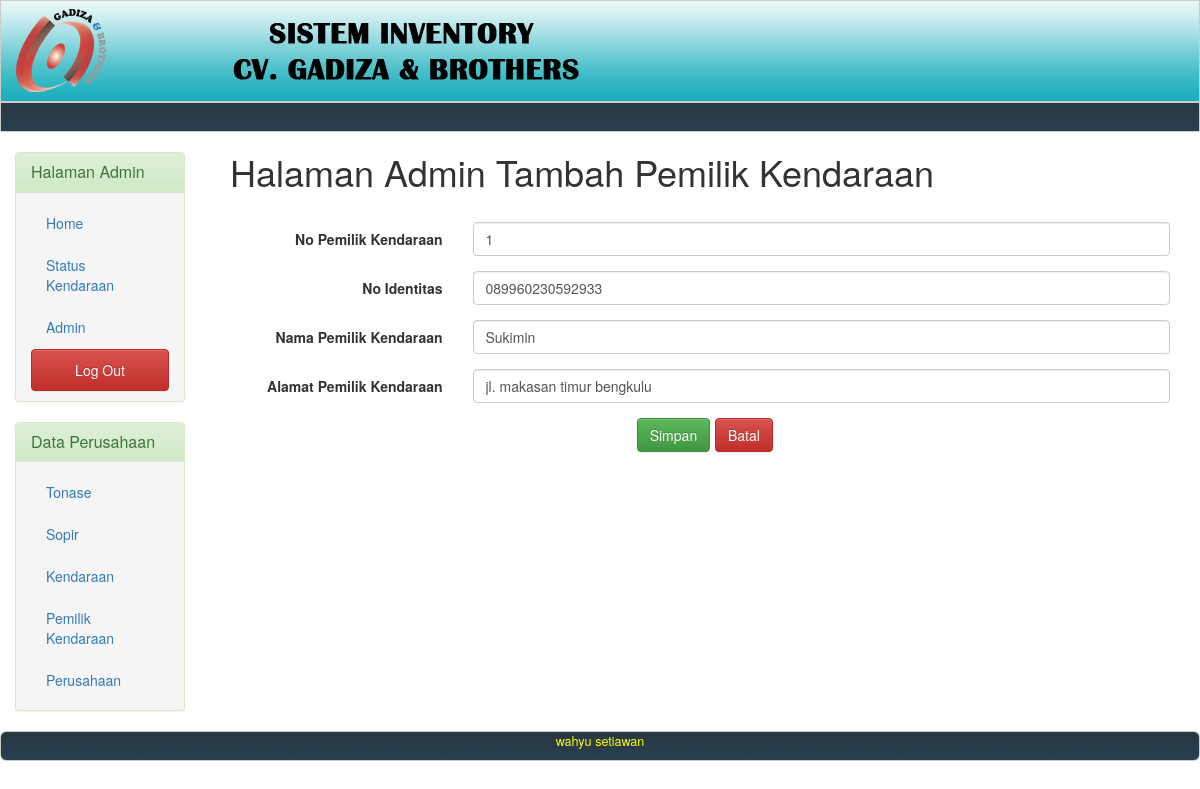
Page /index.php?page=pemilikmobil&act=edit&id=1 (signed in) on the committed database.
### tables this page shows
CREATE TABLE IF NOT EXISTS `pemilikkendaraan` (
  `id` int(11) NOT NULL,
  `no_identitas` varchar(50) DEFAULT NULL,
  `nama_pemilik` varchar(50) DEFAULT NULL,
  `alamat_pemilik` varchar(50) DEFAULT NULL
);

### control/pemilikkendaraan.php (called while the page is built, shortened)
<?php
function ambilPemilikKendaraan($id) {
    $data = mysql_query("select * from pemilikkendaraan where id = " . $id . "") or exit(mysql_error());
    $return = mysql_fetch_assoc($data);
    return $return;
}

### page/pemilikkendaraan/editPemilikKendaraan.php (the view, shortened to what this page needs)
<div class="col-md-12">
    <h1>Halaman Admin Tambah Pemilik Kendaraan</h1>
    <?php $value = ambilPemilikKendaraan($_GET['id']) ?>
    <br>
    <form class="form-horizontal" id="pemilikkendaraan" method="POST" action="?page=<?php echo $_GET['page'] ?>">
        <div class="form-group">
            <label for="noidentitas" class="col-sm-3 control-label">No Pemilik Kendaraan</label>
            <div class="col-sm-9">
                <input class="form-control" type="text" value="<?php echo $value['id'] ?>" name="nopemilikkendaraan" id="noidentitas" placeholder="No Pemilik Kendaraan (Dapat Dikosongkan)">
            </div>
        </div>
        <div class="form-group">
            <label for="noidentitas" class="col-sm-3 control-label">No Identitas</label>
            <div class="col-sm-9">
                <input class="form-control" value="<?php echo $value['no_identitas'] ?>" name="noIdentitas" name="noidentitas" type="text" id="noidentitas" placeholder="No Identitas">
            </div>
        </div>
        <div class="form-group">
            <label for="noidentitas" class="col-sm-3 control-label">Nama Pemilik Kendaraan</label>
            <div class="col-sm-9">
                <input class="form-control" value="<?php echo $value['nama_pemilik'] ?>" type="text" name="namapemilikkendaraan" id="noidentitas" placeholder="Nama Pemilik Kendaraan">
            </div>
        </div>
        <div class="form-group">
            <label for="noidentitas" class="col-sm-3 control-label">Alamat Pemilik Kendaraan</label>
            <div class="col-sm-9">
                <input class="form-control" value="<?php echo $value['alamat_pemilik'] ?>" type="text" name="alamatpemilikkendaraan" id="noidentitas" placeholder="Alamat Pemilik Kendaraan">
            </div>
        </div>
        <div>
            <div class="col-sm-offset-5 col-sm-1">
                <button type="submit" class="btn btn-success" name="editpemilikkendaraan" onclick="submitSopir()">Simpan</button>
            </div>
            <div class="col-sm-1">
                <button type="button" class="btn btn-danger" onclick="window.history.back()">Batal</button>
            </div>
        </div>
    </form>
</div>

### rows in the picture
pemilikkendaraan: nopemilikkendaraan "1", noIdentitas "089960230592933", namapemilikkendaraan "Sukimin", alamatpemilikkendaraan "jl. makasan timur bengkulu"
